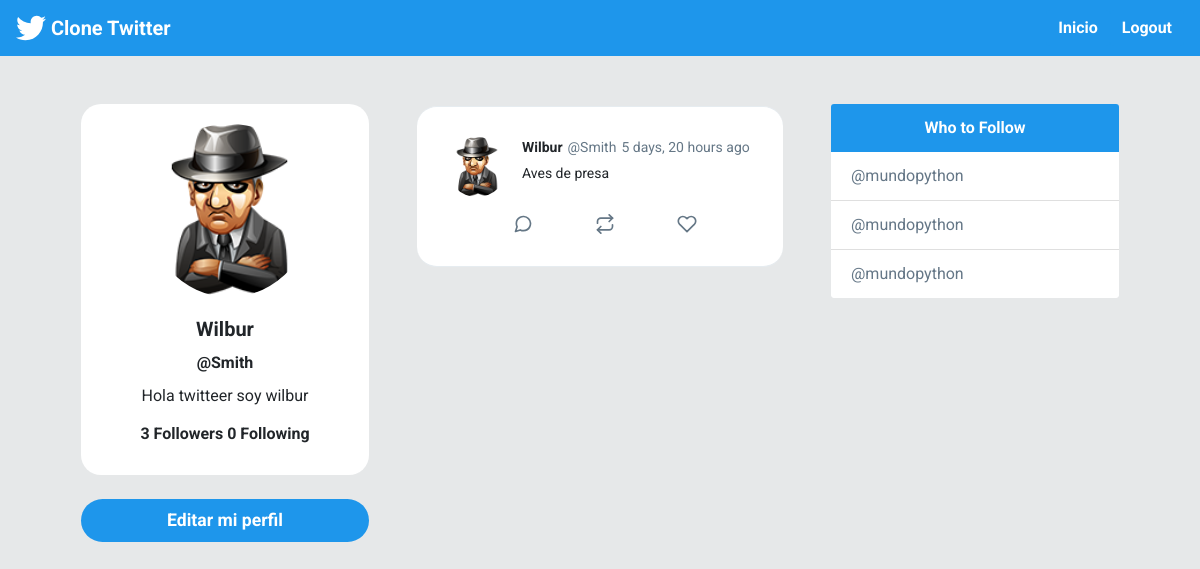
Page /profile/Smith/ on the committed database.
### twitter/models.py (models this page shows, shortened)
class Profile(models.Model):
    user = models.OneToOneField(User, on_delete=models.CASCADE)
    bio = models.CharField(default="Hola twitteer", max_length=100)
    image = models.ImageField(default='default.png')
    def following(self):
        user_ids = Relationship.objects.filter(from_user=self.user).values_list('to_user_id', flat=True)
        return User.objects.filter(id__in=user_ids)
    def followers(self):
        user_ids = Relationship.objects.filter(to_user=self.user).values_list('from_user_id', flat=True)
        return User.objects.filter(id__in=user_ids)

class Post(models.Model):
    timestamp = models.DateTimeField(default=timezone.now)
    content = models.TextField()
    user = models.ForeignKey(User, on_delete=models.CASCADE, related_name='posts')
    class Meta:
        ordering = ['-timestamp']

### twitter/views.py (the view)
# urls.py: path('profile/<str:username>/', views.profile, name='profile'),
def profile(request, username):
    user = User.objects.get(username=username)
    posts = user.posts.all()
    context = {'user':user, 'posts':posts}
    return render(request, 'twitter/profile.html', context)

### twitter/templates/twitter/profile.html (shortened to what this page needs)
{% extends 'twitter/layout.html' %}
{% load humanize %}
{% block content %}
<div id="main" class="container-fluid d-flex">
    <div class="sidebar m-5 d-none d-md-block">
        <div class="">
            <div class="card " style="width: 18rem; text-align:center;border-radius: 20px;">
                <img class="card-img-top rounded-circle"
                    style="width:60%; position: relative;left: 62px;padding-top: 20px;"
                    src="{{ user.profile.image.url}}" alt="Card image cap">
                <div class="card-body">
                    <h5 class="card-title font-weight-bold">{{ user.first_name}}</h5>
                    <h6 class="card-title font-weight-bold">@{{ user }}</h6>
                    <p class="card-text">{{ user.profile.bio }}</p>
                    <h6 class="card-title font-weight-bold">
                        {{user.profile.followers.count}} Followers
                        {{user.profile.following.count}} Following
                    </h6>
                </div>
            </div>
            <a href="{% url 'editar' %}" id="addATweetLeft" type="button"
                style="border-radius: 30px; font-size: 1.1rem; font-weight:bold;"
                class="btn btn-lg btn-block mt-4 text-white ">Editar mi perfil</a>
        </div>
    </div>
    <div class="content">
        {% for post in posts %}
        <div id="tweetCards">
            <div class="tweet-wrap" style="border-radius:20px">
                <div class="tweet-header">
                    <img src="{{ post.user.profile.image.url }}" alt="" class="avator">
                    <div class="tweet-header-info">{{ post.user.first_name }}<span>@{{ post.user }}</span><span>{{ post.timestamp|naturaltime }}
                        </span>
                        <p>{{ post.content }}</p>
                    </div>
                </div>
                <div class="tweet-info-counts">
                    <div class="comments">
                        <button style="background: white; border: none;">
                        </button>
                    </div>
                    <div class="retweets">
                        <button style="background: white; border: none;">
                        </button>
                    </div>
                    <div class="likes">
                        <button style="background: white; border: none;">
                        </button>
                    </div>
                </div>
            </div>
        </div>
        {% endfor %}
    </div>
    <div class="sidebar m-5 d-none d-xl-block">
        <div class="card" style="width: 18rem;">
            <div class="card-header">
                Who to Follow
            </div>
            <ul class="list-group list-group-flush">
                <li class="list-group-item"><a href="#" style="text-decoration: none;color: #657787;">@mundopython</a>
                </li>
                <li class="list-group-item"><a href="#" style="text-decoration: none;color: #657787;">@mundopython</a>
                </li>
                <li class="list-group-item"><a href="#" style="text-decoration: none;color: #657787;">@mundopython</a>
                </li>
            </ul>
        </div>
    </div>
</div>
{% endblock content %}

### twitter/static/css/style.css (style rules this page uses)
body { background: #E6E8E9; ; font-family: 'Asap', sans-serif; font-family: 'Roboto', sans-serif; }
img { max-width: 100%; }
.avator { border-radius: 100px; width: 60px; margin-right: 15px; }
.card { border: none; }
.card-header { background-color: #1E96EB ; color: white; text-align: center; font-weight: bold; border: none; }
#main { justify-content: center; }
.tweet-wrap { max-width: 490px; background: #fff; margin: 0 auto; margin-top: 50px; border-radius: 3px; padding: 30px; border-bottom: 1px solid #e6ecf0; border-top: 1px solid #e6ecf0; }
.tweet-header { display: flex; align-items: flex-start; font-size: 14px; }
.tweet-header-info { font-weight: bold; }
.tweet-header-info span { color: #657786; font-weight: normal; margin-left: 5px; }
.tweet-header-info p { font-weight: normal; margin-top: 5px; }
.tweet-info-counts { display: flex; margin-left: 60px; margin-top: 10px; }
.tweet-info-counts div { display: flex; margin-right: 20px; }
.tweet-info-counts div svg { color: #657786; margin-right: 10px; }
.btn { background-color: #1E96EB ; border-style: none; font-weight: bold; color: white; }
a:link { color: #1E96EB ; text-decoration: none; }

### rows in the picture
Post: user.profile.image (picture), user.first_name "Wilbur", user "Smith", timestamp "5 days, 20 hours ago", content "Aves de presa"

### other values in the picture
{{ user.first_name }} "Wilbur"
{{ user }} "Smith"
{{ user.profile.bio }} "Hola twitteer soy wilbur"
{{ user.profile.followers.count }} "3"
{{ user.profile.following.count }} "0"
